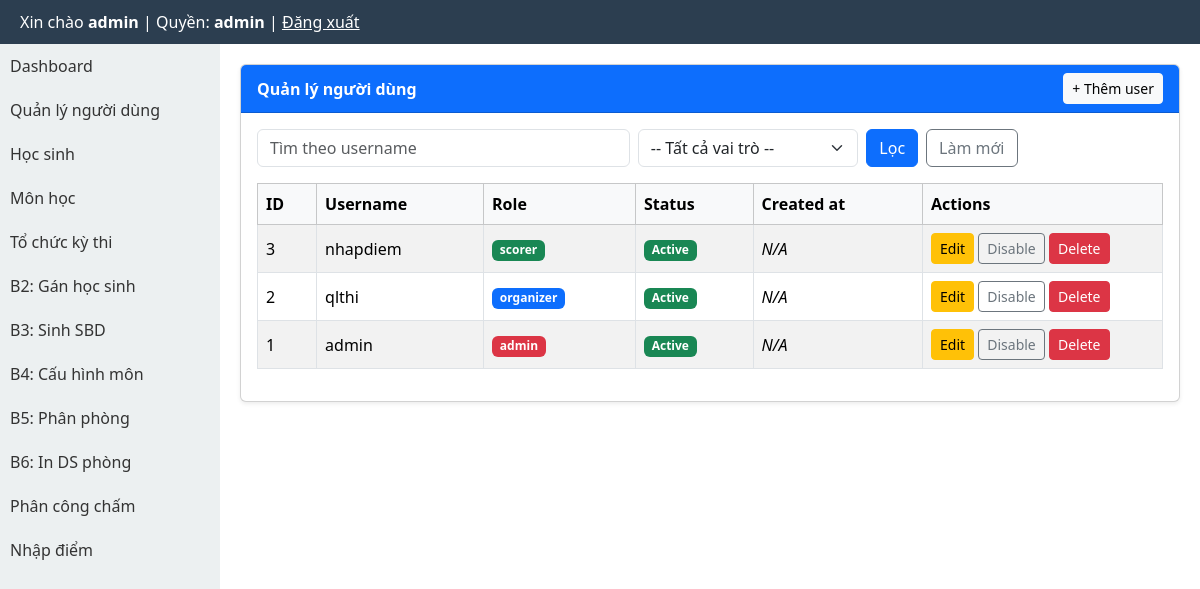
The app's page /modules/users/index.php (signed in) with its own data.
### tables this page shows
CREATE TABLE users (
  id INTEGER PRIMARY KEY AUTOINCREMENT,
  username TEXT UNIQUE,
  password TEXT,
  role TEXT,
  active INTEGER DEFAULT 1
);

### modules/users/_common.php (called while the page is built, shortened)
<?php
function users_badge_class(string $role): string
{
    return match ($role) {
        'admin' => 'bg-danger',
        'organizer' => 'bg-primary',
        'scorer' => 'bg-success',
        default => 'bg-secondary',
    };
}
function users_has_created_at(PDO $pdo): bool
{
    $stmt = $pdo->query("PRAGMA table_info(users)");
    $columns = $stmt->fetchAll(PDO::FETCH_ASSOC);
    return false;
}

### modules/users/index.php (the view, shortened to what this page needs)
<?php
require_once BASE_PATH . '/modules/users/_common.php';
$search = trim((string) ($_GET['q'] ?? ''));
$page = max(1, (int) ($_GET['page'] ?? 1));
$perPage = 10;
$offset = ($page - 1) * $perPage;
$filters = [];
$whereSql = $filters ? (' WHERE ' . implode(' AND ', $filters)) : '';
$hasCreatedAt = users_has_created_at($pdo);
$selectCreated = $hasCreatedAt ? ', created_at' : '';
$sql = 'SELECT id, username, role, active' . $selectCreated . ' FROM users'
    . $whereSql
    . ' ORDER BY id DESC LIMIT :limit OFFSET :offset';
$stmt = $pdo->prepare($sql);
$stmt->bindValue(':limit', $perPage, PDO::PARAM_INT);
$stmt->bindValue(':offset', $offset, PDO::PARAM_INT);
$stmt->execute();
$users = $stmt->fetchAll(PDO::FETCH_ASSOC);
require_once BASE_PATH . '/layout/header.php';
?>
<link href="https://cdn.jsdelivr.net/npm/bootstrap@5.3.3/dist/css/bootstrap.min.css" rel="stylesheet">
<div class="students-layout" style="display:flex;min-height:calc(100vh - 44px);">
    <?php require_once BASE_PATH . '/layout/sidebar.php'; ?>
    <div class="students-main" style="flex:1;padding:20px;min-width:0;">
        <div class="card shadow-sm">
            <div class="card-header bg-primary text-white d-flex justify-content-between align-items-center">
                <strong>Quản lý người dùng</strong>
                <a href="<?= BASE_URL ?>/modules/users/create.php" class="btn btn-light btn-sm">+ Thêm user</a>
            </div>
            <div class="card-body">
                <form method="get" class="row g-2 mb-3">
                    <div class="col-md-5">
                        <input type="text" class="form-control" name="q" placeholder="Tìm theo username" value="<?= htmlspecialchars($search, ENT_QUOTES, 'UTF-8') ?>">
                    </div>
                    <div class="col-md-3">
                        <select class="form-select" name="role">
                            <option value="">-- Tất cả vai trò --</option>
                        </select>
                    </div>
                    <div class="col-md-4 d-flex gap-2">
                        <button type="submit" class="btn btn-primary">Lọc</button>
                        <a href="<?= BASE_URL ?>/modules/users/index.php" class="btn btn-outline-secondary">Làm mới</a>
                    </div>
                </form>
                <div class="table-responsive">
                    <table class="table table-striped table-bordered align-middle">
                        <thead class="table-light">
                            <tr>
                                <th>ID</th>
                                <th>Username</th>
                                <th>Role</th>
                                <th>Status</th>
                                <th>Created at</th>
                                <th style="width:240px;">Actions</th>
                            </tr>
                        </thead>
                        <tbody>
                            <?php if (empty($users)): ?>
                                <tr><td colspan="6" class="text-center">Không có dữ liệu.</td></tr>
                            <?php else: ?>
                                <?php foreach ($users as $user): ?>
                                    <tr>
                                        <td><?= (int) $user['id'] ?></td>
                                        <td><?= htmlspecialchars((string) $user['username'], ENT_QUOTES, 'UTF-8') ?></td>
                                        <td><span class="badge <?= users_badge_class((string) $user['role']) ?>"><?= htmlspecialchars((string) $user['role'], ENT_QUOTES, 'UTF-8') ?></span></td>
                                        <td>
                                            <?php if ((int) $user['active'] === 1): ?>
                                                <span class="badge bg-success">Active</span>
                                            <?php else: ?>
                                                <span class="badge bg-secondary">Disabled</span>
                                            <?php endif; ?>
                                        </td>
                                        <td>
                                            <?= $hasCreatedAt ? htmlspecialchars((string) ($user['created_at'] ?? ''), ENT_QUOTES, 'UTF-8') : '<em>N/A</em>' ?>
                                        </td>
                                        <td>
                                            <a class="btn btn-sm btn-warning" href="<?= BASE_URL ?>/modules/users/edit.php?id=<?= (int) $user['id'] ?>">Edit</a>
                                            <form method="post" class="d-inline">
                                                <button type="submit" class="btn btn-sm <?= (int) $user['active'] === 1 ? 'btn-outline-secondary' : 'btn-outline-success' ?>">
                                                    <?= (int) $user['active'] === 1 ? 'Disable' : 'Enable' ?>
                                                </button>
                                            </form>
                                            <a class="btn btn-sm btn-danger" href="<?= BASE_URL ?>/modules/users/delete.php?id=<?= (int) $user['id'] ?>">Delete</a>
                                        </td>
                                    </tr>
                                <?php endforeach; ?>
                            <?php endif; ?>
                        </tbody>
                    </table>
                </div>
            </div>
        </div>
    </div>
</div>
<?php require_once BASE_PATH . '/layout/footer.php'; ?>

### templates/header.php (style rules this page uses)
* { box-sizing: border-box; }
body { margin:0; font-family: Arial; }

### records on screen
users: id "3", username "nhapdiem", role "scorer", active "Active"
users: id "2", username "qlthi", role "organizer", active "Active"
users: id "1", username "admin", role "admin", active "Active"

### other values on screen
$_SESSION['user']['username'] "admin"
$role "admin"
